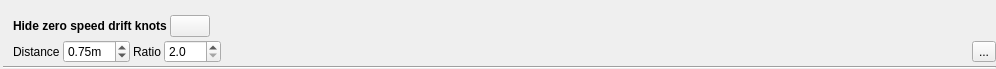
<?xml version="1.0" encoding="UTF-8"?>
<ui version="4.0">
 <class>IFilterZeroSpeedDriftCleaner</class>
 <widget class="QWidget" name="IFilterZeroSpeedDriftCleaner">
  <property name="geometry">
   <rect>
    <x>0</x>
    <y>0</y>
    <width>996</width>
    <height>69</height>
   </rect>
  </property>
  <property name="windowTitle">
   <string>Form</string>
  </property>
  <layout class="QGridLayout" name="gridLayout">
   <property name="leftMargin">
    <number>3</number>
   </property>
   <property name="topMargin">
    <number>0</number>
   </property>
   <property name="rightMargin">
    <number>0</number>
   </property>
   <property name="bottomMargin">
    <number>0</number>
   </property>
   <property name="spacing">
    <number>3</number>
   </property>
   <item row="3" column="1">
    <widget class="QLabel" name="label">
     <property name="text">
      <string>Distance</string>
     </property>
    </widget>
   </item>
   <item row="1" column="0" rowspan="3">
    <widget class="QLabel" name="label_3">
     <property name="text">
      <string/>
     </property>
     <property name="pixmap">
      <pixmap resource="../../../resources.qrc">:/icons/48x48/FilterZeroSpeedDriftCleaner.png</pixmap>
     </property>
    </widget>
   </item>
   <item row="4" column="0" colspan="3">
    <widget class="Line" name="line">
     <property name="orientation">
      <enum>Qt::Horizontal</enum>
     </property>
    </widget>
   </item>
   <item row="3" column="2">
    <layout class="QHBoxLayout" name="horizontalLayout">
     <property name="spacing">
      <number>3</number>
     </property>
     <item>
      <widget class="QDoubleSpinBox" name="distance">
       <property name="sizePolicy">
        <sizepolicy hsizetype="Maximum" vsizetype="Fixed">
         <horstretch>0</horstretch>
         <verstretch>0</verstretch>
        </sizepolicy>
       </property>
       <property name="suffix">
        <string>m</string>
       </property>
       <property name="minimum">
        <double>0.010000000000000</double>
       </property>
       <property name="singleStep">
        <double>0.100000000000000</double>
       </property>
       <property name="value">
        <double>0.750000000000000</double>
       </property>
      </widget>
     </item>
     <item>
      <widget class="QLabel" name="label_4">
       <property name="text">
        <string>Ratio</string>
       </property>
      </widget>
     </item>
     <item>
      <widget class="QDoubleSpinBox" name="ratio">
       <property name="decimals">
        <number>1</number>
       </property>
       <property name="minimum">
        <double>2.000000000000000</double>
       </property>
       <property name="singleStep">
        <double>0.100000000000000</double>
       </property>
      </widget>
     </item>
     <item>
      <spacer name="horizontalSpacer">
       <property name="orientation">
        <enum>Qt::Horizontal</enum>
       </property>
       <property name="sizeHint" stdset="0">
        <size>
         <width>40</width>
         <height>20</height>
        </size>
       </property>
      </spacer>
     </item>
     <item>
      <widget class="QToolButton" name="toolApply">
       <property name="toolTip">
        <string>Apply filter now.</string>
       </property>
       <property name="text">
        <string>...</string>
       </property>
       <property name="icon">
        <iconset resource="../../../resources.qrc">
         <normaloff>:/icons/32x32/Apply.png</normaloff>:/icons/32x32/Apply.png</iconset>
       </property>
       <property name="iconSize">
        <size>
         <width>22</width>
         <height>22</height>
        </size>
       </property>
      </widget>
     </item>
    </layout>
   </item>
   <item row="2" column="1" colspan="2">
    <layout class="QHBoxLayout" name="horizontalLayout_3">
     <item>
      <widget class="QLabel" name="label_2">
       <property name="font">
        <font>
         <weight>75</weight>
         <bold>true</bold>
        </font>
       </property>
       <property name="mouseTracking">
        <bool>true</bool>
       </property>
       <property name="text">
        <string>Hide zero speed drift knots</string>
       </property>
      </widget>
     </item>
     <item>
      <widget class="QPushButton" name="help">
       <property name="sizePolicy">
        <sizepolicy hsizetype="Fixed" vsizetype="Fixed">
         <horstretch>0</horstretch>
         <verstretch>0</verstretch>
        </sizepolicy>
       </property>
       <property name="minimumSize">
        <size>
         <width>0</width>
         <height>0</height>
        </size>
       </property>
       <property name="text">
        <string/>
       </property>
       <property name="icon">
        <iconset resource="../../../resources.qrc">
         <normaloff>:/icons/32x32/Help.png</normaloff>:/icons/32x32/Help.png</iconset>
       </property>
       <property name="iconSize">
        <size>
         <width>16</width>
         <height>16</height>
        </size>
       </property>
      </widget>
     </item>
     <item>
      <spacer name="horizontalSpacer_2">
       <property name="orientation">
        <enum>Qt::Horizontal</enum>
       </property>
       <property name="sizeHint" stdset="0">
        <size>
         <width>40</width>
         <height>20</height>
        </size>
       </property>
      </spacer>
     </item>
    </layout>
   </item>
  </layout>
 </widget>
 <resources>
  <include location="../../../resources.qrc"/>
 </resources>
 <connections/>
</ui>
